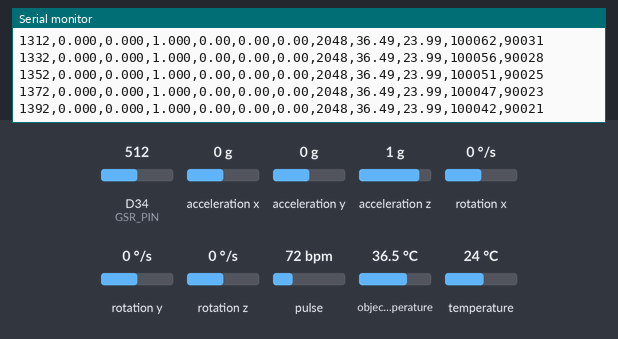
The sketch below on a simulated Arduino Due. On the bench: the last lines printed to the serial monitor. Wiring (inferred from the names in the program): MLX90614 thermometer at I2C address 0x5A; MPU-6050 motion sensor at I2C address 0x68. The test bench sets the inputs (shaded band); at power-on: acceleration z 1 g, D34 (GSR_PIN) = 512, acceleration x 0 g, acceleration y 0 g, rotation x 0 °/s, rotation y 0 °/s, rotation z 0 °/s, pulse 72 bpm, object temperature 36.5 °C, temperature 24 °C (analog values on the 0–1023 scale).

Above: at 1.4 s.
1.5 s: acceleration z set to 0 g
At 1.86 s:
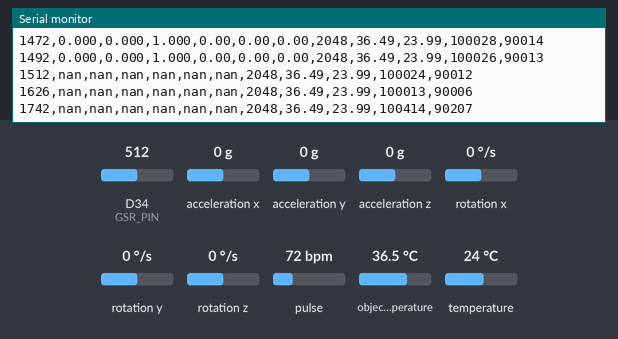
3.2 s: D34 (GSR_PIN) set to 716
At 3.24 s:
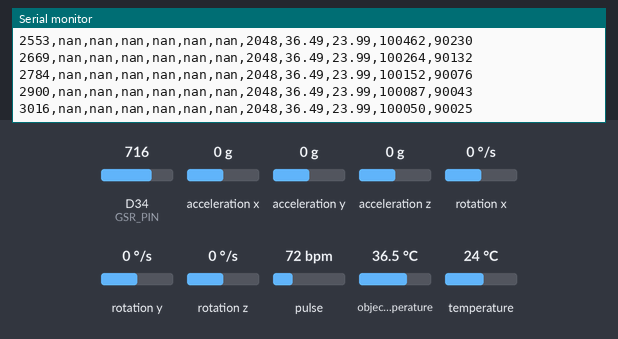
4.7 s: acceleration x set to -1.4 g
At 5.7 s:
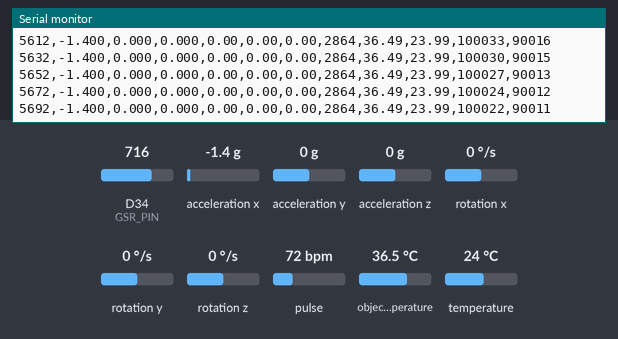
6.2 s: acceleration y set to -1.4 g
At 7.2 s:
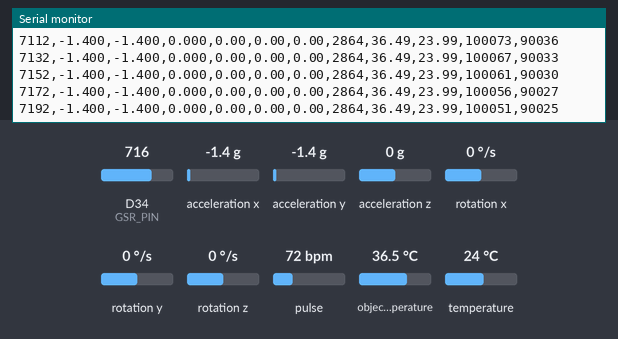
7.7 s: D34 (GSR_PIN) set to 490
At 8.2 s:
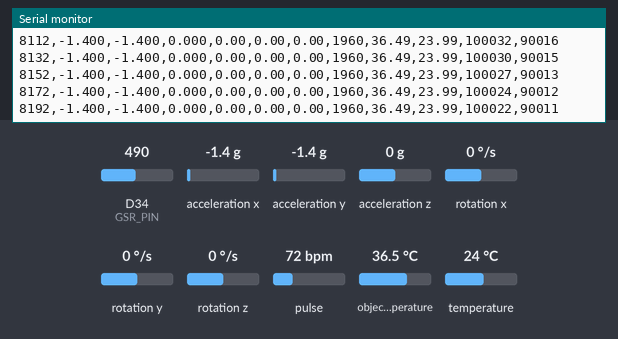
9.2 s: rotation x set to -192 °/s
At 10.1 s:
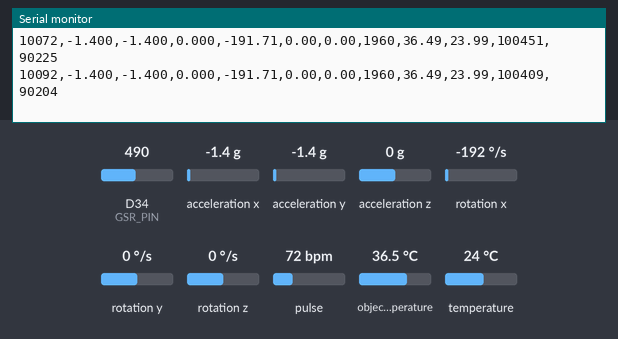
Timing chart, 0 to 11.7 s (numbered marks = the images above; inputs shaded):
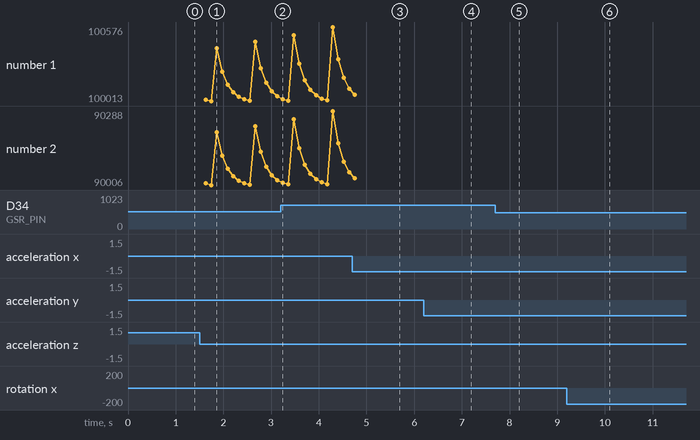

Measured:
- after the input at 4.7 s, the serial monitor: prints a new line after 0.06 s (image 3)

The sketch:

birlesik_v5.ino
```cpp
// birlesik_v5 — MPU6050 + MLX90614 + GSR + MAX30102, 50 Hz CSV çıktısı
// v5 yenilikleri:
//  - MAX30102 eklendi: ham kızılötesi (ir) ve kırmızı ışık, satıra 2 yeni sütun olarak yazılır.
//    Sensör içte saniyede 100 ölçüm alır; her 50 Hz satırına son 20 ms'nin ortalaması yazılır.
//  - Takılı olmayan sensörler başlangıçta algılanır ve atlanır; sütunları boş (nan) yazılır.
//    (Nabız oturumunda yalnız MAX30102 + GSR takılı olabilir.)
//  - Çıktı: zaman_ms,ax,ay,az,gx,gy,gz,gsr,deri_C,ortam_C,ir,kirmizi
//  - MAX30102 0,5 sn boyunca yeni ölçüm vermezse (bağlantı koptuysa) kendiliğinden yeniden başlatılır.
//  - Gerekli kütüphane: "SparkFun MAX3010x Pulse and Proximity Sensor Library"
// v4 yeniliği:
//  - I2C hattı kilitlenirse (MPU art arda 10 kez cevap vermezse) hat kurtarılır:
//    SCL 9 kez elle tıklatılır, Wire yeniden başlatılır, MPU yeniden ayarlanır.
//    (k08'de hat ~2 dk kilitli kalmış, stres ve yazı yazma bloklarında hareket ve sıcaklık kaybolmuştu)
// v3 yenilikleri:
//  - İvme aralığı ±8 g (önceden ±2 g: el çırpma ve sarsmada sınırı aşıyordu)
//  - Jiroskop aralığı ±1000 °/s (önceden ±250 °/s: tepeler sınıra dayanıyordu)
//  - Dahili alçak geçiren filtre (DLPF ~44 Hz): 50 Hz örneklemede örtüşmeyi azaltır
//  - MPU6050 uyursa (hepsi 0) ya da ivme sınırda takılı kalırsa (ardışık 25 ölçüm)
//    sensör tamamen sıfırlanıp yeniden ayarlanır
//  - Çıktı formatı aynı: kayit.py ve protokol.py değişmeden çalışır

#include <Wire.h>
#include "MAX30105.h"

const int MPU = 0x68, MLX = 0x5A, GSR_PIN = 34;
const uint32_t IMU_ARALIK = 20;    // 50 Hz
const uint32_t GSR_ARALIK = 100;   // 10 Hz
const uint32_t SIC_ARALIK = 1000;  // 1 Hz
uint32_t tImu, tGsr, tSic;

const float IVME_OLCEK = 4096.0;   // ±8 g    → 4096 ham birim = 1 g
const float JIRO_OLCEK = 32.8;     // ±1000 °/s → 32.8 ham birim = 1 °/s

float ax, ay, az, gx, gy, gz;
float deri = NAN, ortam = NAN;
int gsr = 0;
int takiliSayac = 0;
int cevapsizSayac = 0;
bool mpuVar = false, mlxVar = false, maxVar = false;
MAX30105 nabiz;
uint32_t irToplam = 0, kirToplam = 0, nabizSay = 0;
long irSon = 0, kirSon = 0;
uint32_t tSonNabiz = 0;

void maxBaslat() {
  if (nabiz.begin(Wire, I2C_SPEED_STANDARD)) {
    nabiz.setup(0x1F, 4, 2, 400, 411, 4096);   // 400 Hz / 4 ortalama = 100 ölçüm/sn
    maxVar = true;
  }
  tSonNabiz = millis();
}

bool cihazVar(byte adres) {
  Wire.beginTransmission(adres);
  return Wire.endTransmission() == 0;
}

void hattiKurtar() {
  Wire.end();
  pinMode(21, INPUT_PULLUP);          // SDA
  pinMode(22, OUTPUT);                // SCL
  for (int i = 0; i < 9; i++) {       // takılı kalan cihaz SDA'yı bıraksın diye 9 saat darbesi
    digitalWrite(22, LOW);  delayMicroseconds(5);
    digitalWrite(22, HIGH); delayMicroseconds(5);
  }
  Wire.begin(21, 22);
  Wire.setClock(100000);
  Wire.setTimeOut(10);                // bir okuma en çok 10 ms beklesin
  mpuBaslat();
  cevapsizSayac = 0;
}

void mpuYaz(byte reg, byte deger) {
  Wire.beginTransmission(MPU);
  Wire.write(reg);
  Wire.write(deger);
  Wire.endTransmission();
}

void mpuBaslat() {
  mpuYaz(0x6B, 0x80);   // tam sıfırlama (reset)
  delay(100);
  mpuYaz(0x6B, 0x01);   // uyan, saat kaynağı: jiroskop X (daha kararlı)
  mpuYaz(0x1A, 0x03);   // DLPF ~44 Hz
  mpuYaz(0x1B, 0x10);   // jiroskop ±1000 °/s
  mpuYaz(0x1C, 0x10);   // ivme ±8 g
  delay(10);
  takiliSayac = 0;
}

int16_t oku16() {
  uint8_t yuksek = Wire.read();
  uint8_t dusuk  = Wire.read();
  return (int16_t)((yuksek << 8) | dusuk);
}

void mpuOku() {
  if (!mpuVar) { ax = ay = az = gx = gy = gz = NAN; return; }
  Wire.beginTransmission(MPU);
  Wire.write(0x3B);
  Wire.endTransmission(false);
  if (Wire.requestFrom(MPU, 14) != 14) {          // cevap yok
    ax = ay = az = gx = gy = gz = NAN;
    if (++cevapsizSayac >= 10) hattiKurtar();      // 0,2 sn cevapsız → hattı kurtar
    return;
  }
  cevapsizSayac = 0;
  int16_t hax = oku16(), hay = oku16(), haz = oku16();
  oku16();                                         // sıcaklık: atla
  int16_t hgx = oku16(), hgy = oku16(), hgz = oku16();

  bool hepsiSifir = (hax == 0 && hay == 0 && haz == 0 && hgx == 0 && hgy == 0 && hgz == 0);
  bool ivmeSinirda = (abs(hax) >= 32767 || hax == -32768) &&
                     (abs(hay) >= 32767 || hay == -32768) &&
                     (abs(haz) >= 32767 || haz == -32768);
  if (hepsiSifir || ivmeSinirda) takiliSayac++; else takiliSayac = 0;

  if (hepsiSifir || takiliSayac >= 25) {           // uyumuş ya da 0.5 sn takılı
    mpuBaslat();
    ax = ay = az = gx = gy = gz = NAN;
    return;
  }
  ax = hax / IVME_OLCEK;  ay = hay / IVME_OLCEK;  az = haz / IVME_OLCEK;
  gx = hgx / JIRO_OLCEK;  gy = hgy / JIRO_OLCEK;  gz = hgz / JIRO_OLCEK;
}

float mlxOku(byte reg) {
  if (!mlxVar) return NAN;
  Wire.beginTransmission(MLX);
  Wire.write(reg);
  Wire.endTransmission(false);
  if (Wire.requestFrom(MLX, 3) != 3) return NAN;
  uint8_t dusuk  = Wire.read();
  uint8_t yuksek = Wire.read();
  Wire.read();
  return ((yuksek << 8) | dusuk) * 0.02 - 273.15;
}

void setup() {
  Serial.begin(115200);
  Wire.begin(21, 22);
  Wire.setClock(100000);
  Wire.setTimeOut(10);
  analogReadResolution(12);
  delay(100);
  mpuVar = cihazVar(MPU);
  mlxVar = cihazVar(MLX);
  if (mpuVar) mpuBaslat();
  maxBaslat();
  Serial.print("# sensorler: MPU6050="); Serial.print(mpuVar ? "var" : "yok");
  Serial.print(" MLX90614="); Serial.print(mlxVar ? "var" : "yok");
  Serial.print(" MAX30102="); Serial.println(maxVar ? "var" : "yok");
  Serial.println("zaman_ms,ax,ay,az,gx,gy,gz,gsr,deri_C,ortam_C,ir,kirmizi");
  tImu = tGsr = tSic = millis();
}

void loop() {
  uint32_t simdi = millis();
  if (maxVar) {                                   // MAX30102 FIFO'sundaki yeni ölçümleri topla
    nabiz.check();
    while (nabiz.available()) {
      irToplam += nabiz.getFIFOIR();
      kirToplam += nabiz.getFIFORed();
      nabizSay++;
      nabiz.nextSample();
      tSonNabiz = simdi;
    }
    if (simdi - tSonNabiz > 500) {                // 0,5 sn yeni ölçüm yok → sensörü yeniden başlat
      maxBaslat();
      irSon = kirSon = 0;
    }
  }
  if (simdi - tSic >= SIC_ARALIK) {
    tSic += SIC_ARALIK;
    deri  = mlxOku(0x07);
    ortam = mlxOku(0x06);
  }
  if (simdi - tGsr >= GSR_ARALIK) {
    tGsr += GSR_ARALIK;
    long t = 0;
    for (int i = 0; i < 8; i++) t += analogRead(GSR_PIN);
    gsr = t / 8;
  }
  if (simdi - tImu >= IMU_ARALIK) {
    tImu += IMU_ARALIK;
    mpuOku();
    Serial.print(simdi);    Serial.print(',');
    Serial.print(ax, 3);    Serial.print(',');
    Serial.print(ay, 3);    Serial.print(',');
    Serial.print(az, 3);    Serial.print(',');
    Serial.print(gx, 2);    Serial.print(',');
    Serial.print(gy, 2);    Serial.print(',');
    Serial.print(gz, 2);    Serial.print(',');
    Serial.print(gsr);      Serial.print(',');
    Serial.print(deri, 2);  Serial.print(',');
    Serial.print(ortam, 2); Serial.print(',');
    if (maxVar && nabizSay > 0) {
      irSon = irToplam / nabizSay;  kirSon = kirToplam / nabizSay;
      irToplam = kirToplam = nabizSay = 0;
    }
    if (maxVar) { Serial.print(irSon); Serial.print(','); Serial.println(kirSon); }
    else        { Serial.println("nan,nan"); }
  }
}
```
